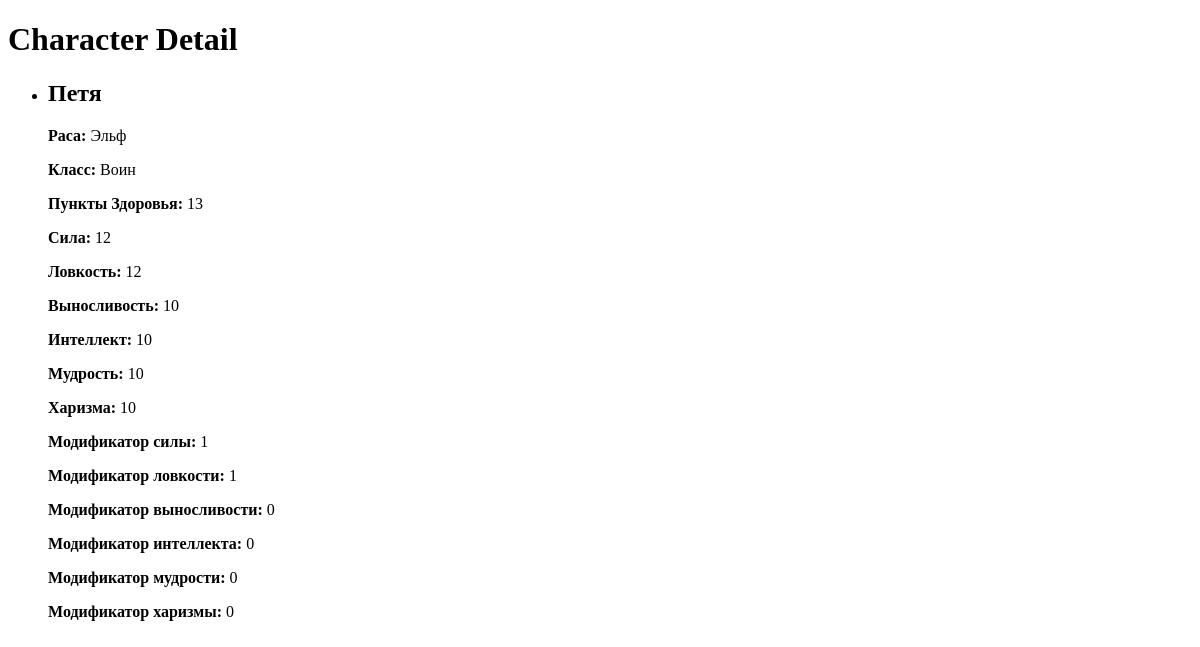
The app's page /character/Петя/, older data.
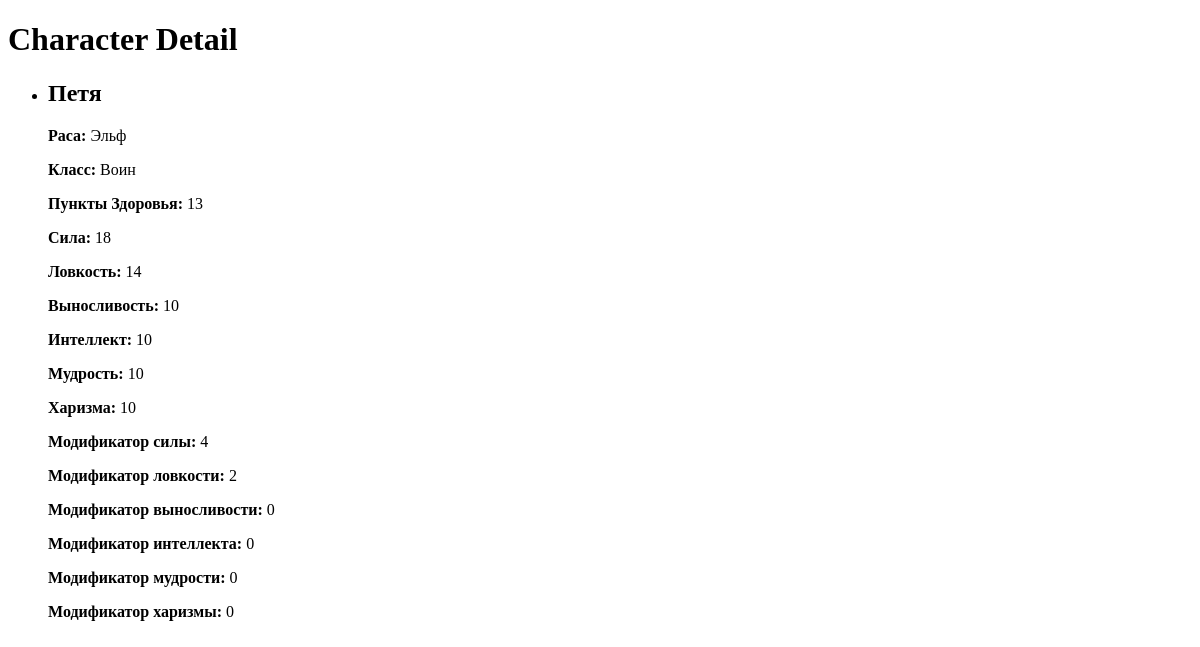
The same page, newer data.
### Charlist/models.py (models this page shows, shortened)
class AbstractCharacteristics(models.Model):
    strength = models.IntegerField('Сила', validators= (MaxValueValidator(26),))
    dex = models.IntegerField('Ловкость', validators= (MaxValueValidator(26),))
    con = models.IntegerField('Выносливость', validators= (MaxValueValidator(26),))
    intelligence = models.IntegerField('Интеллект', validators= (MaxValueValidator(26),))
    wis = models.IntegerField('Мудрость', validators= (MaxValueValidator(26),))
    cha = models.IntegerField('Харизма', validators= (MaxValueValidator(26),))
    class Meta:
        abstract = True

class Character(AbstractCharacteristics):
    name = models.CharField('Имя', max_length=50)
    rase = models.ForeignKey(Race, on_delete=models.CASCADE, related_name='characters_as_race')
    character_class = models.ForeignKey(CharacterClass, on_delete=models.CASCADE, related_name='characters_as_class')
    hit_points = models.IntegerField('Здоровье', default=0, editable=True)
    strength_modifier = models.IntegerField('Модификатор силы', default=0, editable=True)
    dex_modifier = models.IntegerField('Модификатор ловкости', default=0, editable=True)
    con_modifier = models.IntegerField('Модификатор выносливости', default=0, editable=True)
    intelligence_modifier = models.IntegerField('Модификатор интеллекта', default=0, editable=True)
    wis_modifier = models.IntegerField('Модификатор мудрости', default=0, editable=True)
    cha_modifier = models.IntegerField('Модификатор харизмы', default=0, editable=True)

class Race(AbstractCharacteristics):
    name_race = models.CharField('Название расы', max_length=50)
    hit_points = models.IntegerField('Здоровье')
    size = models.IntegerField('Размер')
    subtype = models.CharField('Тип', max_length=50)
    def __str__(self):
        return f"{self.name_race}"

class CharacterClass(models.Model):
    KEY_CHARACTERISKIC = [
        ('strength', 'Сила'),
        ('dex', 'Ловкость'),
        ('con', 'Выносливость'),
        ('intelligence', 'Интеллект'),
        ('wis', 'Мудрость'),
        ('cha', 'Харизма'),
    ]
    name_class = models.CharField('Класс', max_length=50)
    stamina_points = models.IntegerField('Живучесть')
    hit_points = models.IntegerField('Здоровье')
    spell_class = models.TextField(max_length=1000, blank=None)
    features_class = models.TextField(max_length=1000, blank=None)
    key_characteristic = models.CharField(max_length=20, choices=KEY_CHARACTERISKIC, default='strength')
    def __str__(self):
        return f"{self.name_class}"

### Charlist/views.py (the view)
# urls.py: path('character/<str:name>/', CharacterDetailView.as_view(), name='character_detail'),
class CharacterDetailView(DetailView):
    model = Character
    template_name = 'Charlist/character_detail.html'
    context_object_name = 'character'
    slug_field = 'name'
    slug_url_kwarg = 'name'
    def get_object(self, queryset=None):
        name = self.kwargs.get(self.slug_url_kwarg)
        return get_object_or_404(self.model, **{self.slug_field: name})

### templates/Charlist/character_detail.html (shortened to what this page needs)
<!DOCTYPE html>
<html lang="en">
<head>
</head>
<body>
    <h1>Character Detail</h1>
    <ul>
        <li>
          <h2>{{ character.name }}</h2>
          <p><strong>Раса:</strong> {{ character.rase }}</p>
          <p><strong>Класс:</strong> {{ character.character_class }}</p>
          <p><strong>Пункты Здоровья:</strong> {{ character.hit_points }}</p>
          <p><strong>Сила:</strong> {{ character.strength }}</p>
          <p><strong>Ловкость:</strong> {{ character.dex }}</p>
          <p><strong>Выносливость:</strong> {{ character.con }}</p>
          <p><strong>Интеллект:</strong> {{ character.intelligence }}</p>
          <p><strong>Мудрость:</strong> {{ character.wis }}</p>
          <p><strong>Харизма:</strong> {{ character.cha }}</p>
          <p><strong>Модификатор силы:</strong> {{ character.strength_modifier }}</p>
          <p><strong>Модификатор ловкости:</strong> {{ character.dex_modifier }}</p>
          <p><strong>Модификатор выносливости:</strong> {{ character.con_modifier }}</p>
          <p><strong>Модификатор интеллекта:</strong> {{ character.intelligence_modifier }}</p>
          <p><strong>Модификатор мудрости:</strong> {{ character.wis_modifier }}</p>
          <p><strong>Модификатор харизмы:</strong> {{ character.cha_modifier }}</p>
        </li>
    </ul>
</body>
</html>

Row changes from the older to the newer data that the page shows:
changed Character "Петя": strength "12" → "18"; dex "12" → "14"; strength_modifier "1" → "4"; dex_modifier "1" → "2"
